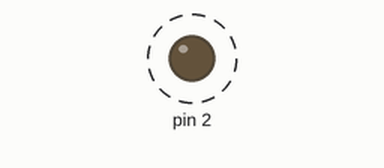
Recording of a sketch running on a simulated Arduino Uno, built with avr-gcc and run on an emulated ATmega328P. Parts: output pins drawn as LEDs (lit = HIGH). Dashed ring = blinking.

Above: at 0.05 s.
Timing chart, 0 to 3.0 s (numbered marks = the images above):
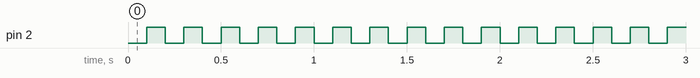

Measured:
- by itself, pin 2: alternates HIGH for 0.10 s and LOW for 0.10 s

The sketch:

transistor_check.ino
```cpp
void setup() {
  // put your setup code here, to run once:
  Serial.begin(9600);
  pinMode(2, OUTPUT);
  digitalWrite(2, LOW);

}

void loop() {
  digitalWrite(2, LOW);
  delay(100);
  digitalWrite(2, HIGH);
  delay(100);

}
```
